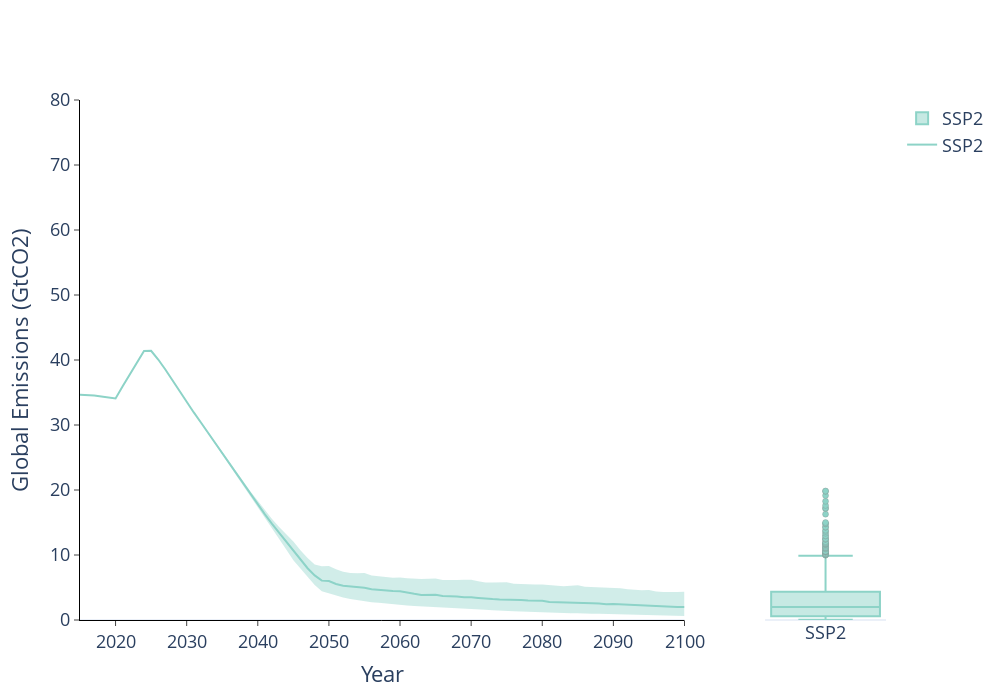

Notebook code cell kept with this figure:
### Code cell
from justice.util.visualizer import plot_comparison_with_boxplots
from justice.util.enumerations import WelfareFunction, SSP
ssp = SSP.SSP2

path = f"data/temporary/NU_DATA/combined/{str(ssp).split('.')[1]}/"

regret_type = "Temperature_Regret" # "Welfare_Regret" or "Temperature_Regret"

plot_comparison_with_boxplots(
    data_paths=[

        # Prioritarian Welfare Regret
        # path + "PRIORITARIAN_emissions_idx6_SSP126_emissions.npy",
        # path + "PRIORITARIAN_emissions_idx6_SSP245_emissions.npy",
        # path + "PRIORITARIAN_emissions_idx6_SSP370_emissions.npy",
        # path + "PRIORITARIAN_emissions_idx6_SSP460_emissions.npy",
        # path + "PRIORITARIAN_emissions_idx6_SSP534_emissions.npy",

        # Prioritarian Temperature Regret
        path + "PRIORITARIAN_idx1_SSP245_emissions.npy",
        # path + "PRIORITARIAN_emissions_idx8_SSP245_emissions.npy",
        # path + "PRIORITARIAN_emissions_idx8_SSP370_emissions.npy",
        # path + "PRIORITARIAN_emissions_idx8_SSP460_emissions.npy",
        # path + "PRIORITARIAN_emissions_idx8_SSP534_emissions.npy",

        # Utilitarian Welfare Regret
        # path + "UTILITARIAN_emissions_idx29_SSP126_emissions.npy",
        # path + "UTILITARIAN_emissions_idx29_SSP245_emissions.npy",
        # path + "UTILITARIAN_emissions_idx29_SSP370_emissions.npy",
        # path + "UTILITARIAN_emissions_idx29_SSP460_emissions.npy",
        # path + "UTILITARIAN_emissions_idx29_SSP534_emissions.npy",

        # Utilitarian Temperature Regret
        # path + "UTILITARIAN_emissions_idx4_SSP126_emissions.npy",
        # path + "UTILITARIAN_emissions_idx4_SSP245_emissions.npy",
        # path + "UTILITARIAN_emissions_idx4_SSP370_emissions.npy",
        # path + "UTILITARIAN_emissions_idx4_SSP460_emissions.npy",
        # path + "UTILITARIAN_emissions_idx4_SSP534_emissions.npy",
    
    ],
    labels=[
        
        # 'SSP1',
        'SSP2',
        # 'SSP3',
        # 'SSP4',
        # 'SSP5',
        ], 
    start_year=2015,
    end_year=2300,
    data_timestep=5,
    timestep=1,
    visualization_start_year=2015,
    visualization_end_year=2100,
    yaxis_range=[0, 80],
    plot_title=' ',
    xaxis_title='Year',
    yaxis_title='Global Emissions (GtCO2)',
    template='plotly_white',
    width=1000,
    height=700,
    output_path=path +"/"+ "plots",
    saving=True,
    show_red_dashed_line=False,
    show_interquartile_range=True,
    linecolors=[
 

        "rgba(141,211,199, 1)",
        "rgba(254,217,166, 1)", 
        # "rgba(190,186,218, 1)", 
        # "rgba(128,177,211, 1)", 
        # "rgba(251,128,114, 1)", 
        ],
    colors = [ 

        "rgba(141,211,199, 0.4)", 
        "rgba(254,217,166, 0.4)",
        # "rgba(190,186,218, 0.4)", 
        # "rgba(128,177,211, 0.4)", 
        # "rgba(251,128,114, 0.4)", 

        ],
    first_plot_proportion=[0, 0.75],
    second_plot_proportion=[0.85, 1],
    transpose_data=True,
    show_min_max = False,
    dtick=10,
    output_name_suffix=regret_type,
)

### Figure 1 — Plotly figure (JSON) as saved in the notebook; plotly's stock layout.template omitted (floating-point values rounded to 4 significant figures; data arrays with more than 128 entries replaced by an {"elided": "..."} marker saying what was removed)
{"data": [{"line": {"color": "rgba(141,211,199, 1)"}, "mode": "lines", "name": "SSP2", "type": "scatter", "x": [2015, 2016, 2017, 2018, 2019, 2020, 2021, 2022, 2023, 2024, 2025, 2026, 2027, 2028, 2029, 2030, 2031, 2032, 2033, 2034, 2035, 2036, 2037, 2038, 2039, 2040, 2041, 2042, 2043, 2044, 2045, 2046, 2047, 2048, 2049, 2050, 2051, 2052, 2053, 2054, 2055, 2056, 2057, 2058, 2059, 2060, 2061, 2062, 2063, 2064, 2065, 2066, 2067, 2068, 2069, 2070, 2071, 2072, 2073, 2074, 2075, 2076, 2077, 2078, 2079, 2080, 2081, 2082, 2083, 2084, 2085, 2086, 2087, 2088, 2089, 2090, 2091, 2092, 2093, 2094, 2095, 2096, 2097, 2098, 2099, 2100], "xaxis": "x", "y": [34.64, 34.61, 34.53, 34.4, 34.25, 34.09, 35.95, 37.79, 39.63, 41.4, 41.41, 40.08, 38.54, 36.88, 35.17, 33.45, 31.93, 30.38, 28.8, 27.2, 25.56, 24.05, 22.51, 20.94, 19.35, 17.74, 16.26, 14.79, 13.39, 12.03, 10.73, 9.294, 7.962, 6.859, 6.056, 5.998, 5.542, 5.281, 5.212, 5.058, 4.973, 4.738, 4.625, 4.603, 4.459, 4.43, 4.175, 4.032, 3.865, 3.837, 3.866, 3.711, 3.681, 3.622, 3.486, 3.51, 3.402, 3.367, 3.217, 3.156, 3.166, 3.107, 3.072, 3.012, 2.968, 2.965, 2.781, 2.756, 2.746, 2.764, 2.706, 2.617, 2.574, 2.541, 2.437, 2.471, 2.411, 2.345, 2.3, 2.237, 2.217, 2.149, 2.075, 2.05, 1.995, 1.986], "yaxis": "y"}, {"fillcolor": "rgba(141,211,199, 0.4)", "line": {"width": 0}, "mode": "lines", "showlegend": false, "type": "scatter", "x": [2015, 2016, 2017, 2018, 2019, 2020, 2021, 2022, 2023, 2024, 2025, 2026, 2027, 2028, 2029, 2030, 2031, 2032, 2033, 2034, 2035, 2036, 2037, 2038, 2039, 2040, 2041, 2042, 2043, 2044, 2045, 2046, 2047, 2048, 2049, 2050, 2051, 2052, 2053, 2054, 2055, 2056, 2057, 2058, 2059, 2060, 2061, 2062, 2063, 2064, 2065, 2066, 2067, 2068, 2069, 2070, 2071, 2072, 2073, 2074, 2075, 2076, 2077, 2078, 2079, 2080, 2081, 2082, 2083, 2084, 2085, 2086, 2087, 2088, 2089, 2090, 2091, 2092, 2093, 2094, 2095, 2096, 2097, 2098, 2099, 2100], "xaxis": "x", "y": [34.64, 34.61, 34.53, 34.4, 34.25, 34.09, 35.95, 37.8, 39.64, 41.41, 41.48, 40.15, 38.61, 36.96, 35.26, 33.53, 32.02, 30.49, 28.95, 27.4, 25.84, 24.31, 22.75, 21.2, 19.73, 18.35, 16.88, 15.54, 14.3, 13.13, 12.08, 10.73, 9.534, 8.542, 8.256, 8.326, 7.79, 7.424, 7.242, 7.182, 7.238, 6.849, 6.675, 6.616, 6.483, 6.542, 6.409, 6.335, 6.316, 6.362, 6.374, 6.149, 6.115, 6.159, 6.192, 6.183, 5.963, 5.788, 5.784, 5.768, 5.826, 5.588, 5.522, 5.431, 5.459, 5.471, 5.343, 5.272, 5.194, 5.251, 5.352, 5.125, 5.087, 5.067, 5.017, 5.004, 4.892, 4.739, 4.646, 4.571, 4.623, 4.369, 4.301, 4.251, 4.297, 4.344], "yaxis": "y"}, {"fill": "tonexty", "fillcolor": "rgba(141,211,199, 0.4)", "line": {"width": 0}, "mode": "lines", "showlegend": false, "type": "scatter", "x": [2015, 2016, 2017, 2018, 2019, 2020, 2021, 2022, 2023, 2024, 2025, 2026, 2027, 2028, 2029, 2030, 2031, 2032, 2033, 2034, 2035, 2036, 2037, 2038, 2039, 2040, 2041, 2042, 2043, 2044, 2045, 2046, 2047, 2048, 2049, 2050, 2051, 2052, 2053, 2054, 2055, 2056, 2057, 2058, 2059, 2060, 2061, 2062, 2063, 2064, 2065, 2066, 2067, 2068, 2069, 2070, 2071, 2072, 2073, 2074, 2075, 2076, 2077, 2078, 2079, 2080, 2081, 2082, 2083, 2084, 2085, 2086, 2087, 2088, 2089, 2090, 2091, 2092, 2093, 2094, 2095, 2096, 2097, 2098, 2099, 2100], "xaxis": "x", "y": [34.64, 34.61, 34.53, 34.4, 34.25, 34.08, 35.95, 37.79, 39.62, 41.39, 41.33, 39.99, 38.46, 36.8, 35.1, 33.37, 31.85, 30.29, 28.69, 27.05, 25.37, 23.83, 22.24, 20.63, 18.99, 17.29, 15.78, 14.2, 12.52, 10.84, 9.183, 7.878, 6.614, 5.386, 4.414, 4.086, 3.753, 3.474, 3.224, 3.029, 2.919, 2.748, 2.645, 2.528, 2.383, 2.286, 2.233, 2.156, 2.107, 2.02, 1.987, 1.895, 1.826, 1.8, 1.775, 1.711, 1.641, 1.577, 1.507, 1.491, 1.407, 1.344, 1.295, 1.223, 1.239, 1.181, 1.167, 1.099, 1.046, 1.054, 1.052, 0.9541, 0.9573, 0.9555, 0.9244, 0.9127, 0.8583, 0.831, 0.8174, 0.7783, 0.7831, 0.7307, 0.7247, 0.681, 0.6306, 0.5963], "yaxis": "y"}, {"marker": {"color": "rgba(141,211,199, 1)", "line": {"color": "gray", "width": 0.3}}, "name": "SSP2", "type": "box", "width": 0.2, "xaxis": "x2", "y": {"elided": "1001 float values"}, "yaxis": "y2"}], "layout": {"annotations": [{"font": {"size": 16}, "showarrow": false, "text": " ", "x": 0.315, "xanchor": "center", "xref": "paper", "y": 1, "yanchor": "bottom", "yref": "paper"}, {"font": {"size": 16}, "showarrow": false, "text": " ", "x": 0.865, "xanchor": "center", "xref": "paper", "y": 1, "yanchor": "bottom", "yref": "paper"}], "font": {"size": 18}, "height": 700, "width": 1000, "xaxis": {"anchor": "y", "domain": [0, 0.75], "linecolor": "black", "linewidth": 1, "showgrid": false, "showline": true, "ticks": "outside", "title": {"text": "Year"}}, "xaxis2": {"anchor": "y2", "domain": [0.85, 1], "showgrid": false}, "yaxis": {"anchor": "x", "domain": [0, 1], "dtick": 10, "linecolor": "black", "linewidth": 1, "range": [0, 80], "showgrid": false, "showline": true, "tick0": 0, "ticks": "outside", "title": {"text": "Global Emissions (GtCO2)"}}, "yaxis2": {"anchor": "x2", "domain": [0, 1], "range": [0, 80], "showgrid": false, "showticklabels": false, "title": {"text": " "}}}}
